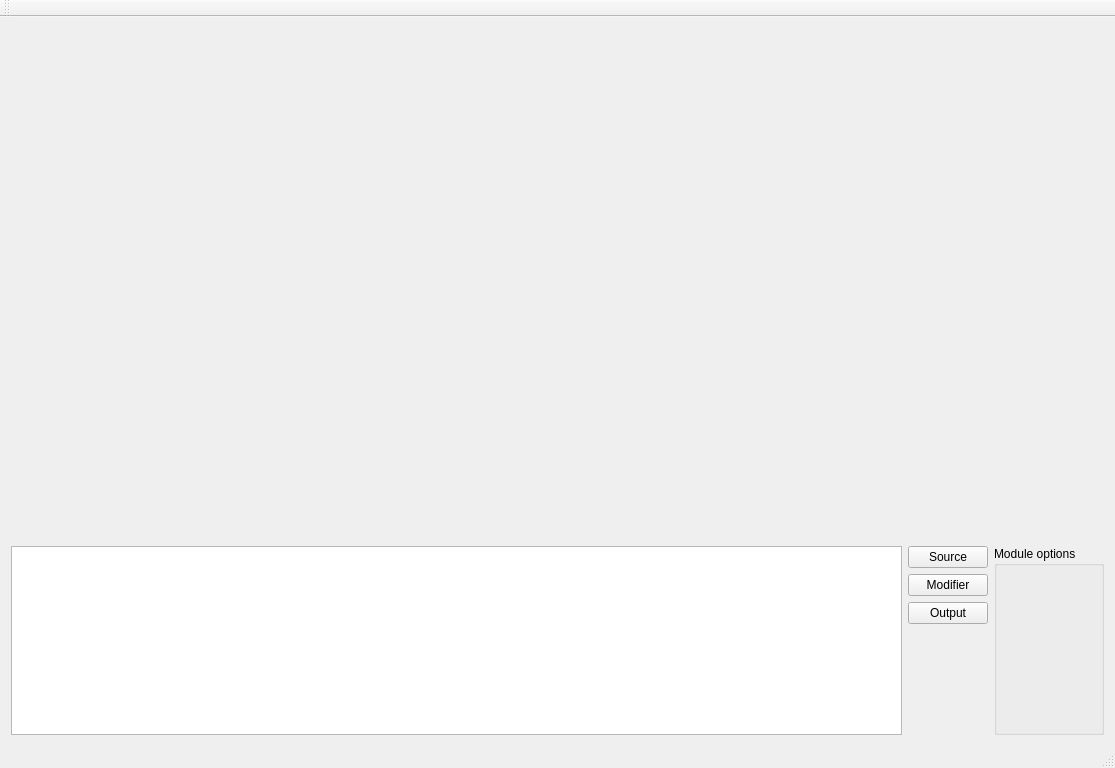
<?xml version="1.0" encoding="UTF-8"?>
<ui version="4.0">
 <class>MainWindow</class>
 <widget class="QMainWindow" name="MainWindow">
  <property name="geometry">
   <rect>
    <x>0</x>
    <y>0</y>
    <width>1115</width>
    <height>768</height>
   </rect>
  </property>
  <property name="windowTitle">
   <string>MainWindow</string>
  </property>
  <widget class="QWidget" name="centralWidget">
   <layout class="QVBoxLayout" name="verticalLayout">
    <item>
     <widget class="QWidget" name="widget" native="true">
      <property name="minimumSize">
       <size>
        <width>1024</width>
        <height>512</height>
       </size>
      </property>
     </widget>
    </item>
    <item>
     <layout class="QHBoxLayout" name="horizontalLayout">
      <item>
       <widget class="QGraphicsView" name="graphicsView"/>
      </item>
      <item>
       <layout class="QVBoxLayout" name="verticalLayout_2">
        <item>
         <widget class="QPushButton" name="pushButton">
          <property name="text">
           <string>Source</string>
          </property>
         </widget>
        </item>
        <item>
         <widget class="QPushButton" name="pushButton_2">
          <property name="text">
           <string>Modifier</string>
          </property>
         </widget>
        </item>
        <item>
         <widget class="QPushButton" name="pushButton_3">
          <property name="text">
           <string>Output</string>
          </property>
         </widget>
        </item>
        <item>
         <spacer name="verticalSpacer">
          <property name="orientation">
           <enum>Qt::Vertical</enum>
          </property>
          <property name="sizeHint" stdset="0">
           <size>
            <width>20</width>
            <height>40</height>
           </size>
          </property>
         </spacer>
        </item>
       </layout>
      </item>
      <item>
       <widget class="QGroupBox" name="groupBox">
        <property name="title">
         <string>Module options</string>
        </property>
        <layout class="QHBoxLayout" name="horizontalLayout_2">
         <item>
          <layout class="QGridLayout" name="moduleOptionsLayout"/>
         </item>
        </layout>
       </widget>
      </item>
     </layout>
    </item>
   </layout>
  </widget>
  <widget class="QMenuBar" name="menuBar">
   <property name="geometry">
    <rect>
     <x>0</x>
     <y>0</y>
     <width>1115</width>
     <height>21</height>
    </rect>
   </property>
  </widget>
  <widget class="QToolBar" name="mainToolBar">
   <attribute name="toolBarArea">
    <enum>TopToolBarArea</enum>
   </attribute>
   <attribute name="toolBarBreak">
    <bool>false</bool>
   </attribute>
  </widget>
  <widget class="QStatusBar" name="statusBar"/>
 </widget>
 <layoutdefault spacing="6" margin="11"/>
 <resources/>
 <connections/>
</ui>
